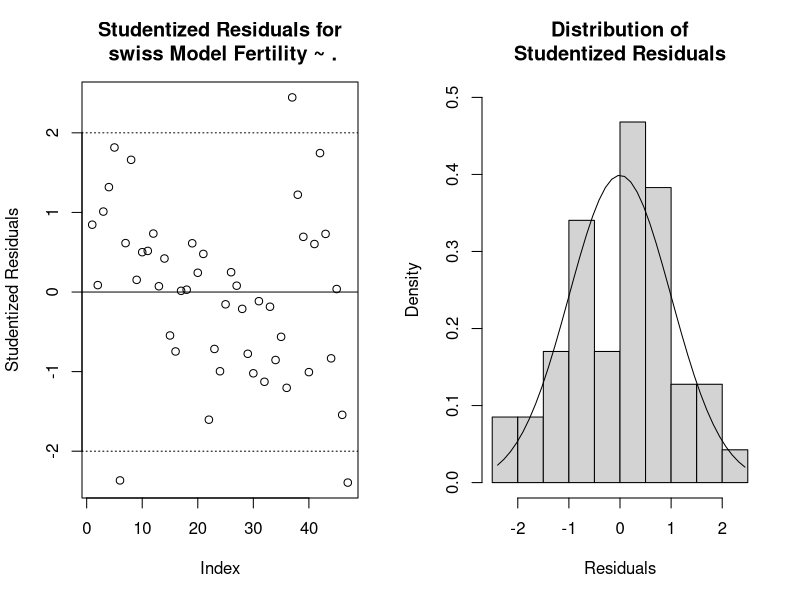

R code for this plot:
## ---- chunk 1
library(MASS)
library(car)
## ---- chunk 2
data(swiss)
model <- lm(Fertility ~ ., data=swiss)
studentResids <- studres(model)
par(mfrow=c(1,2))
plot(studentResids, ylab="Studentized Residuals", main="Studentized Residuals for\n swiss Model Fertility ~ .")
abline(0,0)
abline(h=2, lty = 3)
abline(h=-2, lty = 3)
hist(studentResids, freq=FALSE, main="Distribution of\nStudentized Residuals", xlab="Residuals", ylim=c(0,0.5))
xfit<-seq(min(studentResids),max(studentResids),length=40) 
yfit<-dnorm(xfit) 
lines(xfit, yfit)
## ---- chunk 3
library(MASS)
library(car)
data(swiss)
model <- lm(Fertility ~ ., data=swiss)
studentResids <- studres(model)
#plot(studentResids, ylab="Studentized Residuals", 
#        main="Studentized Residuals for\n swiss Model Fertility ~ .")
#abline(0,0)
#abline(h=2, lty = 3)
#abline(h=-2, lty = 3)
#hist(studentResids, freq=FALSE, 
#        main="Distribution of\nStudentized Residuals", 
#        xlab="Residuals", ylim=c(0,0.5))
#xfit<-seq(min(studentResids),max(studentResids),length=40) 
#yfit<-dnorm(xfit) 
#lines(xfit, yfit)
